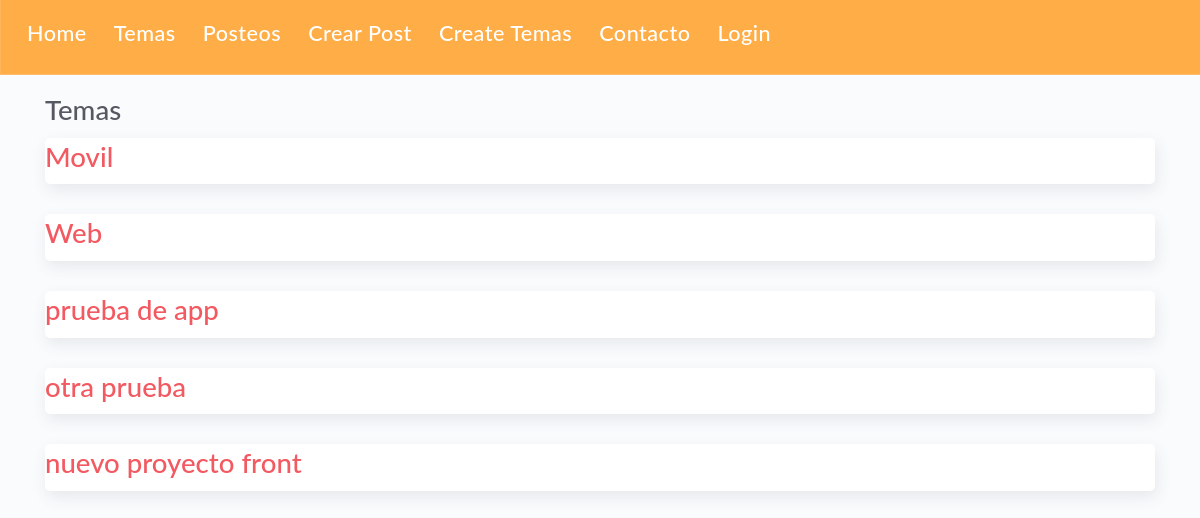
The page /projects/ on the database as committed earlier.
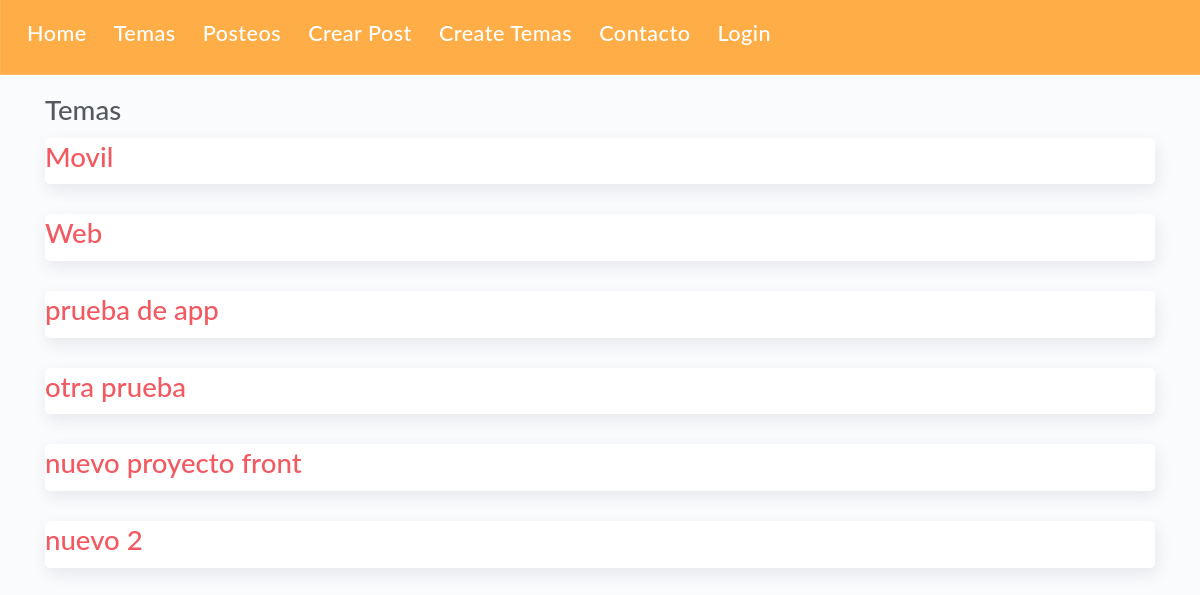
The same page on the database as committed later.
### apps/models.py (models this page shows, shortened)
class Project(models.Model):
    name = models.CharField(max_length=200)

### apps/views.py (the view)
# urls.py: path('projects/', views.projects, name="projects"),
def projects(request):
    projects = Project.objects.all()
    return render(request, 'projects/projects.html', {
        'projects': projects
    })

### apps/templates/projects/projects.html
{% extends 'layouts/base.html' %}
{% load static %}
{% block content %}
<h1>Temas</h1>
{% for project in projects %}
<article class="card">
    <a class="text-danger" href="{% url 'project_detail' project.id %}">
        <h1>{{project.name}}</h1>
    </a>
</article>
{% endfor %}
{% endblock %}

Rows that differ between the two databases and show on the page:
added Project: name "nuevo 2"
